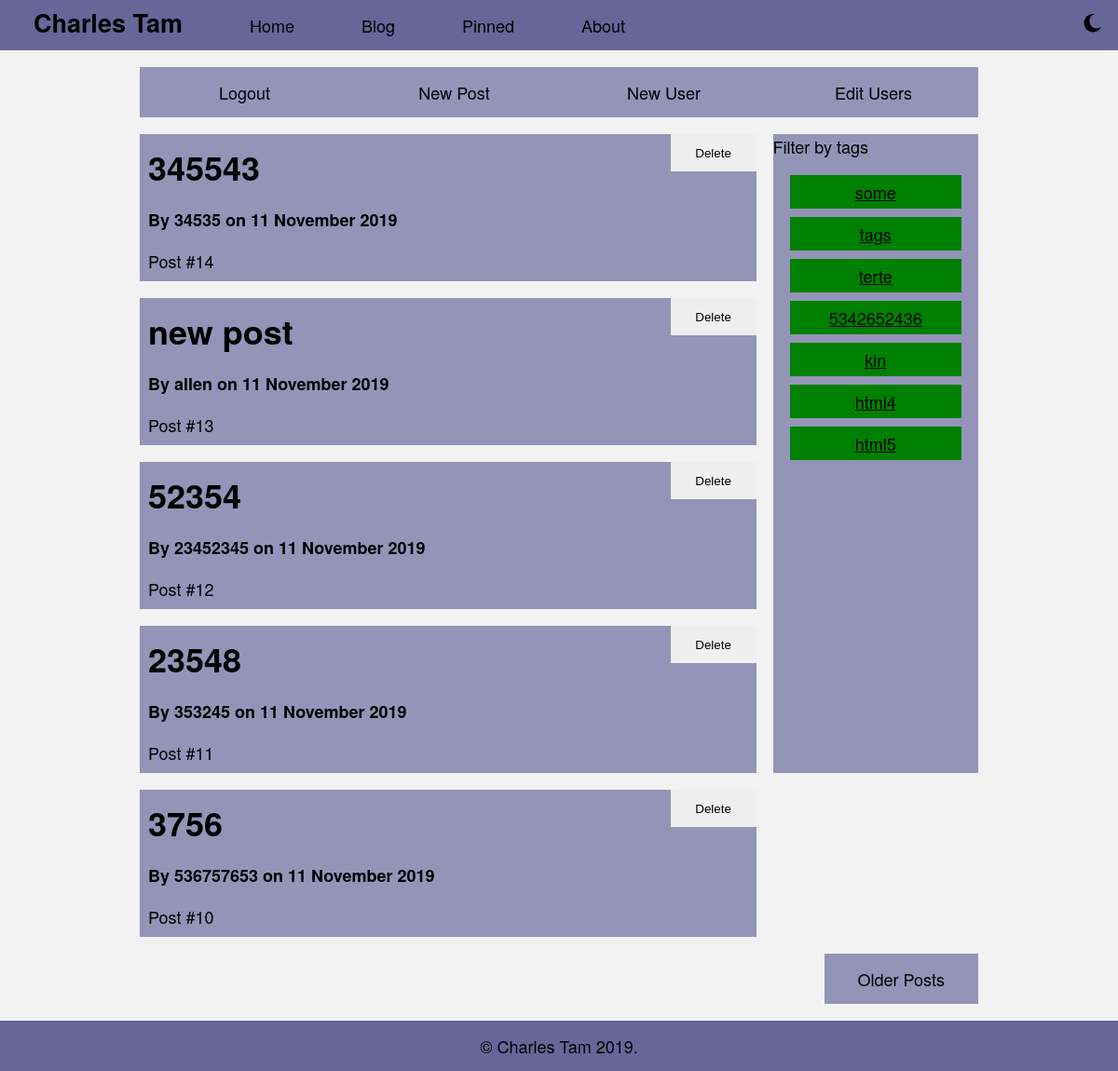
Before: /blog (signed in) with the older database file.
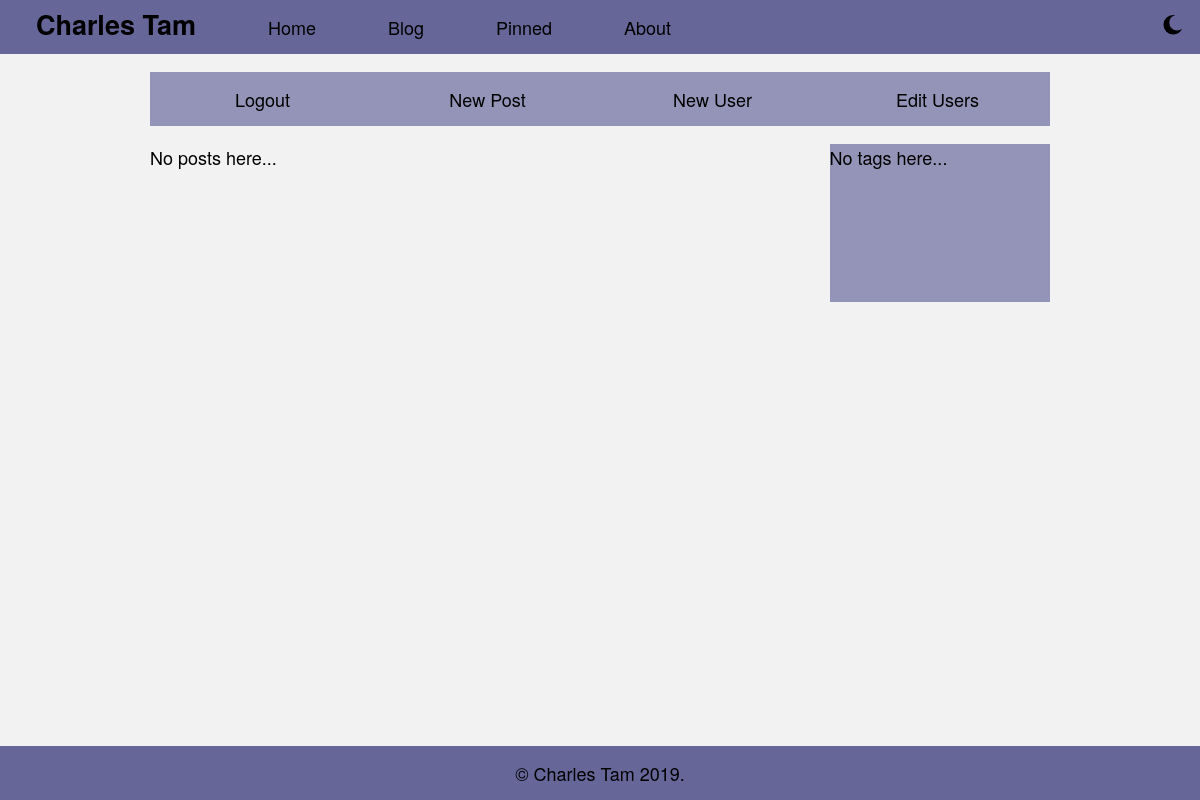
After: the same page with the newer database file.
### models.py (models this page shows)
class blog_tag(db.Model):
    id = db.Column(db.Integer, primary_key=True)
    tag = db.Column(db.String(50))

class blog_post(db.Model):
    id = db.Column(db.Integer, primary_key=True)
    title = db.Column(db.String(50))
    title_ = db.Column(db.String(50), unique=True)
    author = db.Column(db.String(20))
    date_posted = db.Column(db.DateTime)
    content = db.Column(db.Text)
    tags = db.relationship("blog_tag", secondary=tagged_posts, backref=db.backref("posts", lazy="dynamic"))

### blog.py (the view)
@blog.route("/blog")
def posts():
    page = request.args.get("page", 1, type=int)
    _tags = request.args.get("tags")
    _tag = blog_tag.query.filter_by(tag=_tags).first()
    if _tag is None:
        posts = blog_post.query.order_by(blog_post.date_posted.desc()).paginate(page=page, per_page=5, error_out=False)
    else:
        posts = _tag.posts.order_by(blog_post.date_posted.desc()).paginate(page=page, per_page=5, error_out=False)
    next_url = url_for("blog.posts", page=posts.next_num) if posts.has_next else None
    prev_url = url_for("blog.posts", page=posts.prev_num) if posts.has_prev else None
    tags = blog_tag.query.all()
    return render_template("blog.html", posts=posts, tags=tags, next_url=next_url, prev_url=prev_url, page=page, _tags=_tags)

### __init__.py (called while the page is built)
def create_app():
    app = Flask(__name__)
    app.config["SECRET_KEY"] = "dev"
    app.config["SQLALCHEMY_DATABASE_URI"] = "sqlite:///blog.db"
    app.config["SQLALCHEMY_TRACK_MODIFICATIONS"] = False
    db.init_app(app)
    login_manager = LoginManager()
    login_manager.login_view = "auth.login"
    login_manager.init_app(app)
    from .models import User
    @login_manager.user_loader
    def load_user(user_id):
        return User.query.get(int(user_id))
    from .auth import auth as auth_bp
    app.register_blueprint(auth_bp)
    from .main import main as main_bp
    app.register_blueprint(main_bp)
    from .blog import blog as blog_bp
    app.register_blueprint(blog_bp)
    return app

### templates/blog.html (shortened to what this page needs)
{% extends "base.html" %}
{% block content %}
<nav class="subnav">
	<ul>
		{% if current_user.is_authenticated %}
			<li><a href="{{ url_for("auth.logout") }}">Logout</a></li>
			<li><a href="{{url_for("blog.add")}}">New Post</a></li>
			<li><a href="{{ url_for("auth.newuser") }}">New User</a></li>
			<li><a href="{{url_for("auth.edituser")}}">Edit Users</a></li>
		{% endif %}
	</ul>
</nav>
<div class="blog-container" id="blog-container">
	<div class="tag-preview">
		{% if tags %}
			<p>Filter by tags</p>
			<ul class=tags>
			{% for tag in tags %}
				<li><a href="{{ url_for("blog.posts", tags=tag.tag, page=page) }}">{{tag.tag}}</a></li>
			{% endfor %}
			</ul>
		{% else %}
			<p>No tags here...</p>
		{% endif %}
	</div>
	{% if posts.items %}
		{% for post in posts.items %}
			<div class="post-preview">
				{% if current_user.is_authenticated %}
					<button type="button" class="deletepost" id="{{post.id}}">Delete</button>
				{% endif %}
					<a href="{{url_for("blog.post_title", title=post.title_)}}">
					<h1>{{post.title}}</h1>
					<h3>By {{post.author}} on {{post.date_posted.strftime("%d %B %Y")}}</h3>
					<p>Post #{{post.id}}</p>
				</a>
			</div>
		{% endfor %}
	{% else %}
		<p>No posts here...</p>
	{% endif %}
</div>
{% if next_url %}
	<a class="blog-next button" role="button" href="{{ next_url }}">Older Posts</a>
{% endif %}
{% endblock %}

### templates/base.html (shortened to what this page needs)
<!DOCTYPE html>
<html lang="en">
<head>
	<link rel="stylesheet" href="{{url_for("static", filename="base.css")}}">
</head>
<body>
	<div class="wrapper">
		<nav class="nav" role="navigation">
			<div class="title"><h1>Charles Tam</h1></div>
			<ul>
                <li><a href="{{ url_for("main.index") }}">Home</a></li>
				<li><a href="{{ url_for("blog.posts") }}">Blog</a></li>
				<li><a href="{{url_for("main.pinned") }}">Pinned</a></li>
				<li><a href="{{ url_for("main.about") }}">About</a></li>
			</ul>
			<div class="darkmode">
				<label for="schemeCheck" id="schemeLabel" class="label">
					<svg class="moonsvg" xmlns="http://www.w3.org/2000/svg" viewBox="0 0 10.09 10.58">
						<path id ="moon" d="M5.3 0A5.3 5.3 0 0 0 0 5.3a5.3 5.3 0 0 0 5.3 5.28 5.3 5.3 0 0 0 4.8-3.08 4.23 4.23 0 0 1-2.7.97 4.23 4.23 0 0 1-4.23-4.24A4.23 4.23 0 0 1 6.41.13 5.3 5.3 0 0 0 5.3 0z"/>
					</svg>
				</label>
			</div>
		</nav>
		<main role="main">
			<article class="content" role="article" id="main-content">
				{% block content %}{% endblock %}
			</article>
		</main>
		<footer>
			<p>&copy; Charles Tam 2019.</p>
		</footer>
	</div>
</body>
</html>

### static/base.css (style rules this page uses)
* { margin: 0; padding: 0; border: 0; }
:root { --font-col: #000000; --bg-col: #f2f2f2; --bg-bri: 1; --nav-hover: #9494b8; --nav-hover2: #51517a; }
body { font-family: Helvetica Neue, Helvetica, Arial, sans-serif; font-size: large; color: var(--font-col); background-color: var(--bg-col); }
html, body { height: 100%; }
h1, h2, h3, h4, h5, h6, p, a { color: var(--font-col); margin: 0; padding: 0; border: 0; }
.wrapper { height: 100%; width: 100%; display: flex; flex-direction: column; }
main { flex: 1 0 auto; }
footer { flex-shrink: 0; height : 3em; width: 100%; background-color: #666699; }
footer p { margin: 0; line-height: 3em; }
nav ul { list-style-type: none; }
nav { height: 3em; white-space: nowrap; }
.nav { background-color: #666699; }
.title { width: 100%; text-align: center; height: 3em; padding: 0 2em; white-space: nowrap; display: flex; justify-content: center; align-items: center; }
.title h1 { margin: 0; padding: 0; border: 0; line-height: 0; }
.js nav { display: flex; align-items: baseline; }
.js .nav ul { max-height: 0; width: 100%; overflow: hidden; position: absolute; top: 3em; }
.js .nav li { text-align: left; background-color: #666699; }
.js .nav li a { padding: 0 2em; height: 3em; line-height: 3em; display: block; text-align: center; text-decoration: none; color: var(--font-col); }
.content { width: 100%; margin: 0 auto; overflow: auto; }
.moonsvg { height: 1.5em; width: 1.5em; }
label.label { user-select: none; }
.darkmode { position:absolute; height: 3em; width: 3em; top: 0; right: 0; display: flex; justify-content: center; align-items: center; }
footer { text-align: center; }
#schemeLabel { font-size: small; text-align: center }
.subnav { margin: 1em 0; }
.subnav ul { width: 100%; overflow: hidden; top: 3em; padding: 0; display: flex; }
.subnav li { display: inline-block; background-color: var(--nav-hover); width: 25%; }
.subnav li:first-child { margin-left:0; }
.subnav li:last-child { margin-right:0; }
.subnav li a { height: 3em; line-height: 3em; display: block; text-align: center; text-decoration: none; color: var(--font-col); }
@media screen and (min-width: 50em) { .wrapper { position: relative; } }
@media screen and (min-width: 50em) { .js .nav ul { overflow: auto; max-height: inherit; position: static; display: flex; justify-content: flex-start; background-color: transparent; } }
@media screen and (min-width: 50em) { .js .nav li { text-align: left; display: inline-block; } }
@media screen and (min-width: 50em) { .content { width: 50em; margin: 0 auto; } }
@media screen and (min-width: 50em) { .title { width: auto; height: auto; } }
.blog-container { display: grid; grid-gap: 1em; grid-template-columns: 3fr 1fr; grid-template-rows: repeat(5, 1fr); }
.tag-preview { grid-column: 2; grid-row: 1 / 5 ; background-color: var(--nav-hover); }

Changed rows visible on the page:
removed blog_tag: tag "some"
removed blog_tag: tag "tags"
removed blog_tag: tag "terte"
removed blog_tag: tag "5342652436"
removed blog_tag: tag "kin"
removed blog_tag: tag "html4"
removed blog_tag: tag "html5"
removed blog_post: title "345543", author "34535", date_posted "11 November 2019", id "14"
removed blog_post: title "new post", author "allen", date_posted "11 November 2019", id "13"
removed blog_post: title "52354", author "23452345", date_posted "11 November 2019", id "12"
removed blog_post: title "23548", author "353245", date_posted "11 November 2019", id "11"
removed blog_post: title "3756", author "536757653", date_posted "11 November 2019", id "10"
Other visible differences:
text no longer shown: "Filter by tags Older Posts"
text now shown: "No tags here... No posts here..."
